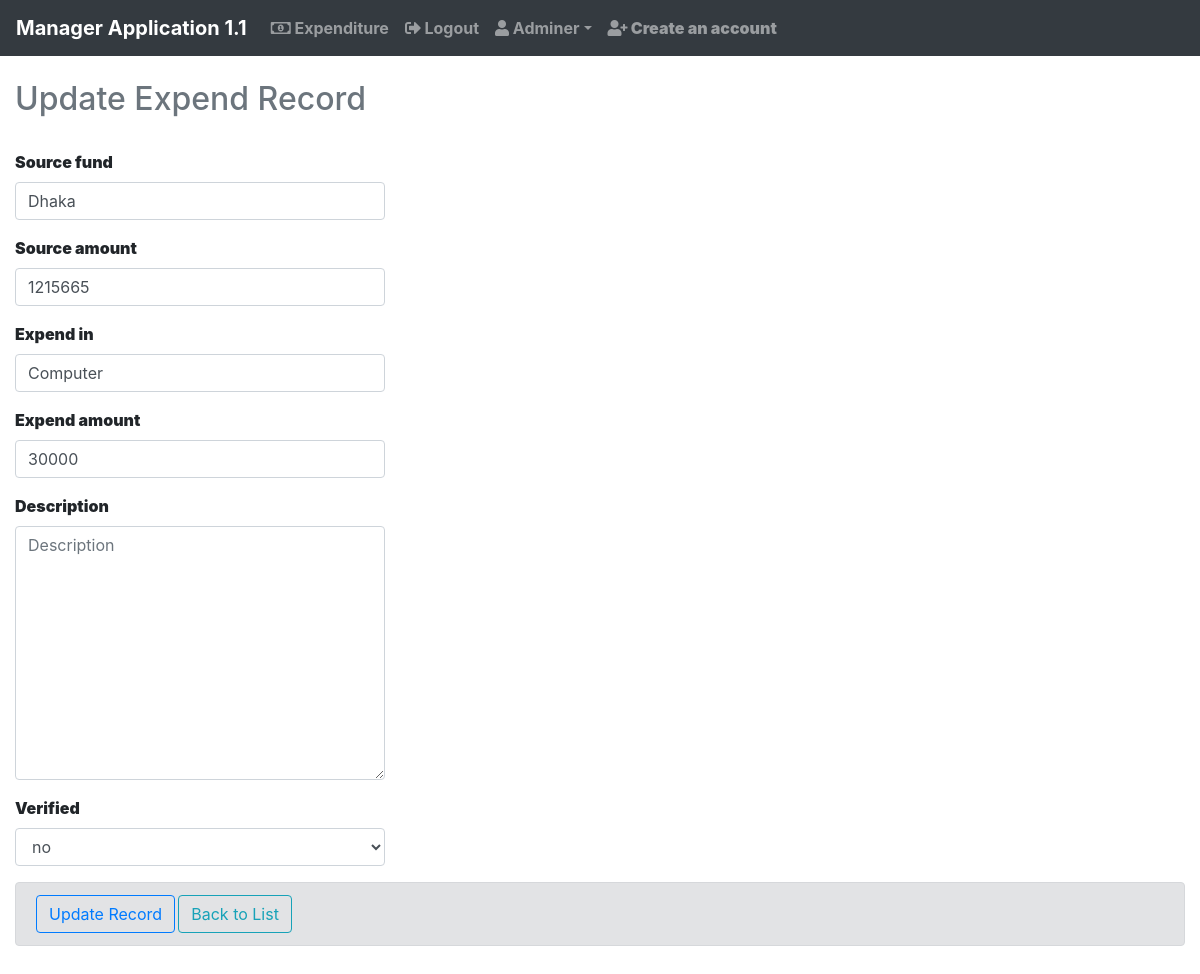
/accounts/expenditure/update/4 (signed in), run on an earlier commit of the app's database.
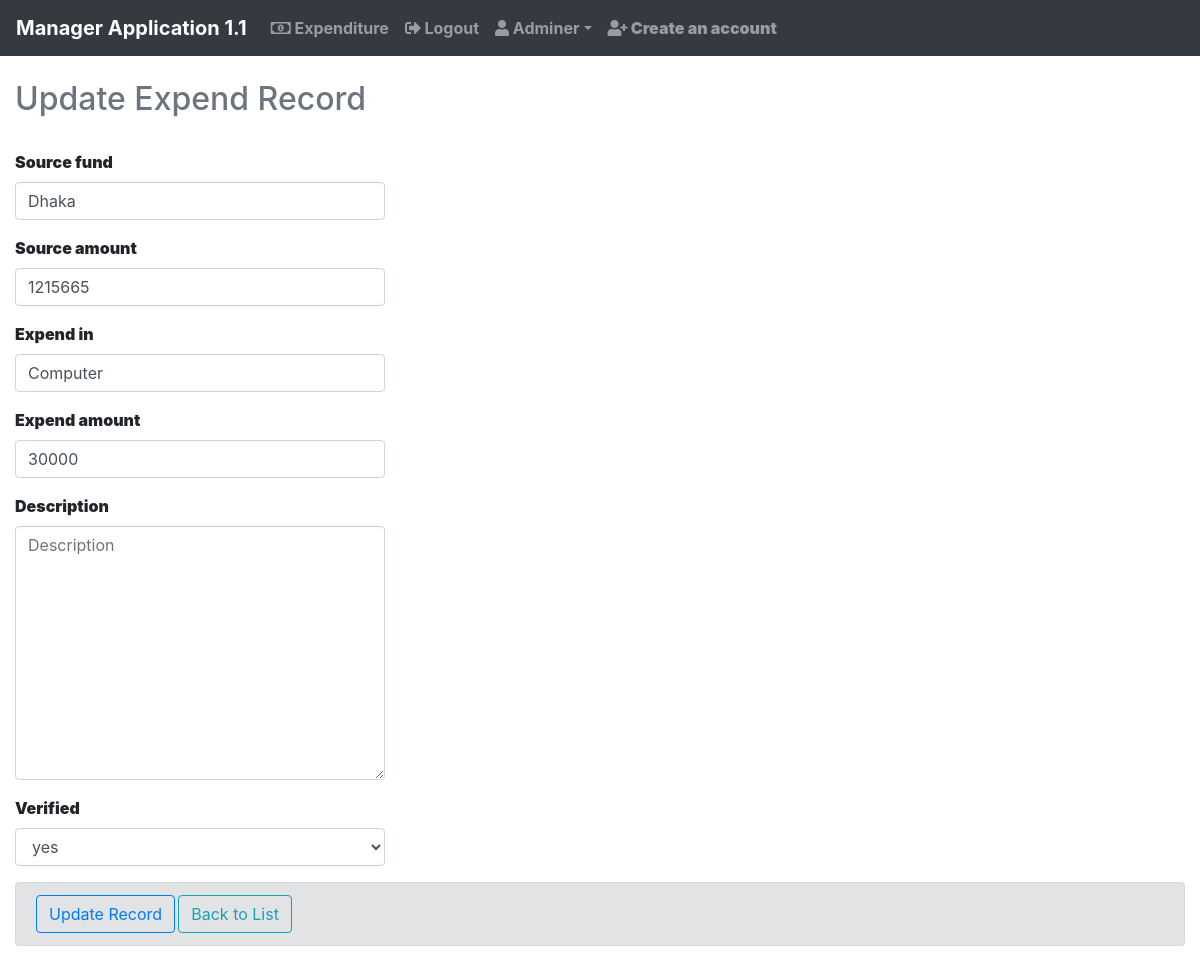
And on a later commit of the database.
### account/models.py (models this page shows, shortened)
class Expend(models.Model):
    select = (
        ('yes', 'yes'),
        ('no', 'no')
    )
    by_user = models.CharField(max_length=255, blank=False, unique=False, null=True)
    added_date = models.DateTimeField(auto_now_add=True)
    updated_date = models.DateTimeField(auto_now=True)
    source_fund = models.CharField(max_length=255)
    source_amount = models.PositiveIntegerField()
    expend_in = models.CharField(max_length=255)
    expend_amount = models.PositiveIntegerField()
    description = models.TextField(blank=True)
    verified = models.CharField(choices=select, max_length=255, default='no')

### account/views.py (the view)
# urls.py: path('expenditure/update/<int:pk>', login_required(views.ExpendUpdateView.as_view()), name="expend_update"),
class ExpendUpdateView(UpdateView):
    model = models.Expend
    template_name = 'expend/expend_form.html'
    success_url = ''
    context_object_name = 'form'
    fields = ('source_fund', 'source_amount', 'expend_in', 'expend_amount', 'description', 'verified')

### account/templates/expend/expend_form.html (shortened to what this page needs)
{% extends 'base.html' %}
{% block content %}
{% if form.instance.pk %}
    {% if request.user.is_authenticated and request.user.is_superuser %}
    {% load bootstrap4 %}
    <div class="container-fluid">
            <form method="post">
                <div class="row">
                    <div class="col-md-4">
                        <h2 class="text-muted">Update Expend Record</h2><br>
                        {% bootstrap_form form %}
                    </div>
                </div>
                <div class="alert alert-secondary">
                   {% if form.instance.pk %}
                    <input type="submit" class="btn btn-md btn-outline-primary" value="Update Record">
                    {% else %}
                    <input type="submit" class="btn btn-md btn-outline-primary" value="Save Record">
                    {% endif %}
                    <a type="submit" class="btn btn-md btn-outline-info" href="{% url 'account:expend' %}">Back to List</a>
                 </div>
            </form>
    </div>
    {% endif %}
{% else %}
{% load bootstrap4 %}
{% endif %}
{% endblock %}

What changed in the data, as far as the page shows it:
changed Expend "Dhaka": verified "no" → "yes"
